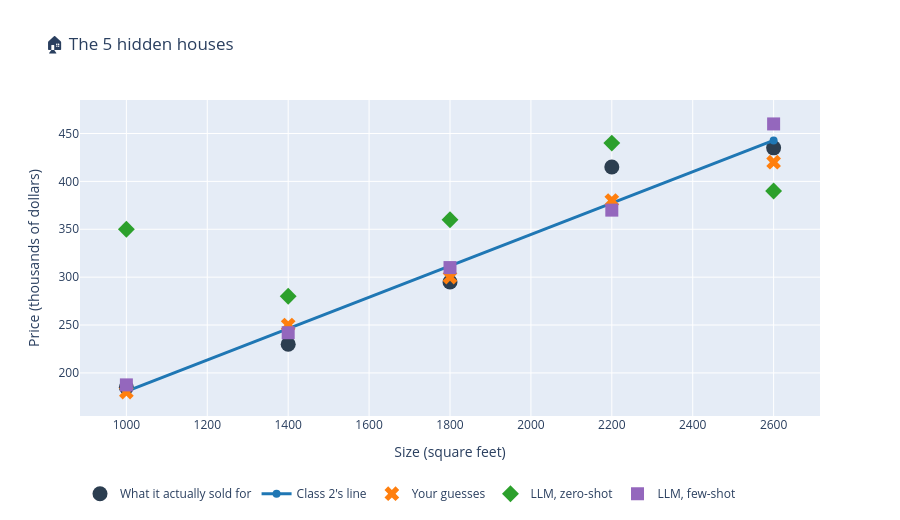
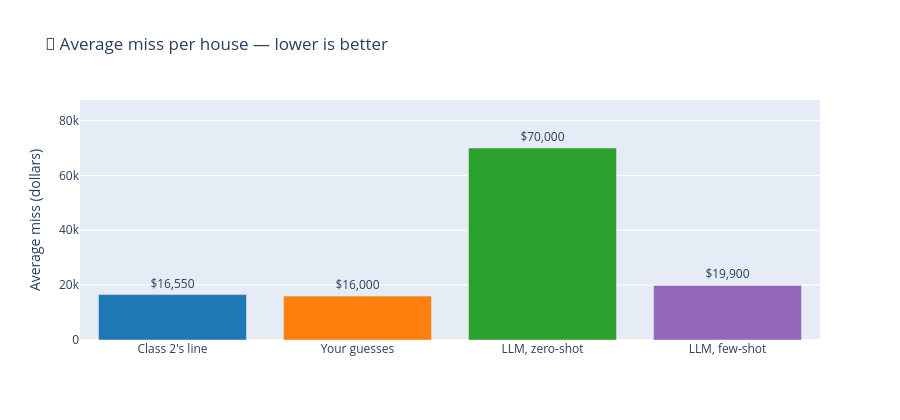

The notebook cell saved with these charts, in order:
### Code cell
series = {"Class 2's line": line_guesses, "Your guesses": my_price_guesses}
if LLM_READY:
    series["LLM, zero-shot"] = llm_zero
    series["LLM, few-shot"] = llm_few

plot_price_comparison(sizes[hidden], prices[hidden], series, title="The 5 hidden houses")

errors = {name: score_regression(prices[hidden], values) for name, values in series.items()}
plot_mae_bars(errors)
for name, e in errors.items():
    print(f"{name:>18}:  average miss ${e['mae'] * 1000:,.0f}")

### Figure 1 — Plotly figure (JSON) as saved in the notebook; plotly's stock layout.template omitted (floating-point values rounded to 4 significant figures)
{"data": [{"marker": {"color": "#2c3e50", "size": 15, "symbol": "circle"}, "mode": "markers", "name": "What it actually sold for", "type": "scatter", "x": [1000, 1400, 1800, 2200, 2600], "y": [185, 230, 295, 415, 435]}, {"line": {"color": "#1f77b4", "width": 3}, "marker": {"color": "#1f77b4", "size": 8}, "mode": "lines+markers", "name": "Class 2's line", "type": "scatter", "x": [1000, 1400, 1800, 2200, 2600], "y": [180.8, 246.2, 311.8, 377.2, 442.7]}, {"marker": {"color": "#ff7f0e", "size": 13, "symbol": "x"}, "mode": "markers", "name": "Your guesses", "type": "scatter", "x": [1000, 1400, 1800, 2200, 2600], "y": [180, 250, 300, 380, 420]}, {"marker": {"color": "#2ca02c", "size": 13, "symbol": "diamond"}, "mode": "markers", "name": "LLM, zero-shot", "type": "scatter", "x": [1000, 1400, 1800, 2200, 2600], "y": [350, 280, 360, 440, 390]}, {"marker": {"color": "#9467bd", "size": 13, "symbol": "square"}, "mode": "markers", "name": "LLM, few-shot", "type": "scatter", "x": [1000, 1400, 1800, 2200, 2600], "y": [187.5, 242, 310, 370, 460]}], "layout": {"height": 520, "legend": {"orientation": "h", "y": -0.2}, "title": {"text": "🏠 The 5 hidden houses"}, "xaxis": {"title": {"text": "Size (square feet)"}}, "yaxis": {"title": {"text": "Price (thousands of dollars)"}}}}

### Figure 2 — Plotly figure (JSON) as saved in the notebook; plotly's stock layout.template omitted (floating-point values rounded to 4 significant figures)
{"data": [{"marker": {"color": ["#1f77b4", "#ff7f0e", "#2ca02c", "#9467bd"]}, "text": ["$16,550", "$16,000", "$70,000", "$19,900"], "textposition": "outside", "type": "bar", "x": ["Class 2's line", "Your guesses", "LLM, zero-shot", "LLM, few-shot"], "y": [16550.0, 16000, 70000, 19900]}], "layout": {"height": 420, "showlegend": false, "title": {"text": "📏 Average miss per house — lower is better"}, "yaxis": {"range": [0, 87500], "title": {"text": "Average miss (dollars)"}}}}
